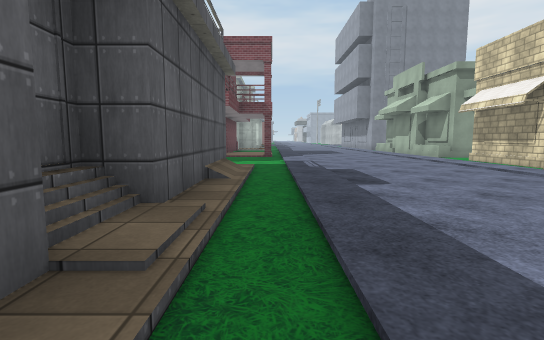
[1] (above)

16 first-person views from a walk through a Unity game level. The camera is 1.4 m above the floor, tilts 6° down and sees 85° across. The floor is counted in squares, 2 m on a side. Each view is taken from the middle of a square. On the plan, view 1 faces up. The plan holds only what a view shows up to about 10 squares ahead; the rest is blank. The place goes on beyond the plan. Some animated figures are left out. Some surface patterns are stand-ins.

[2]
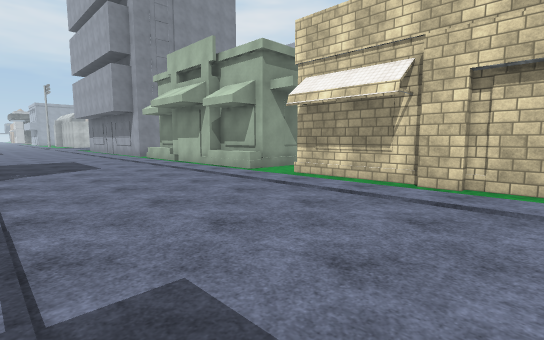

[3]
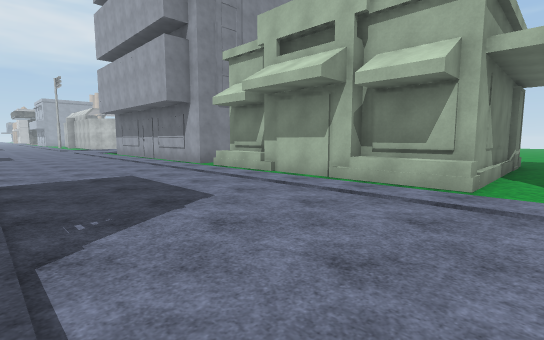

[4]
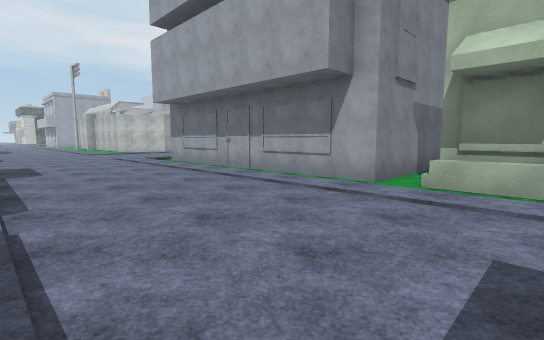

[5]
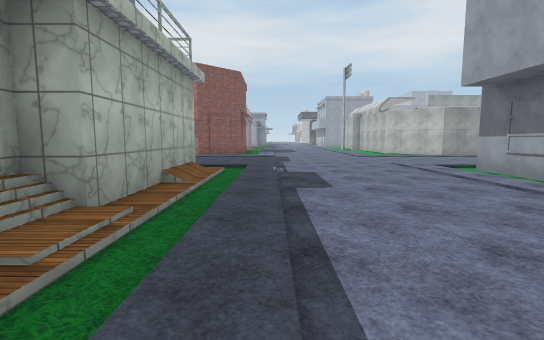

[6]
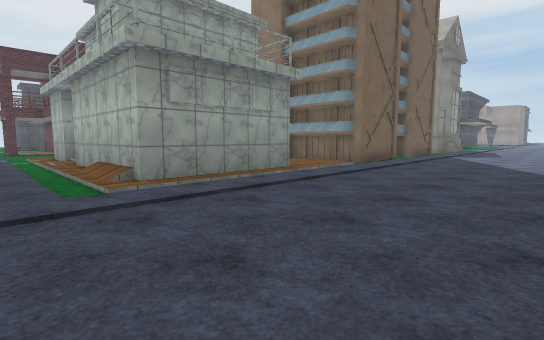

[7]
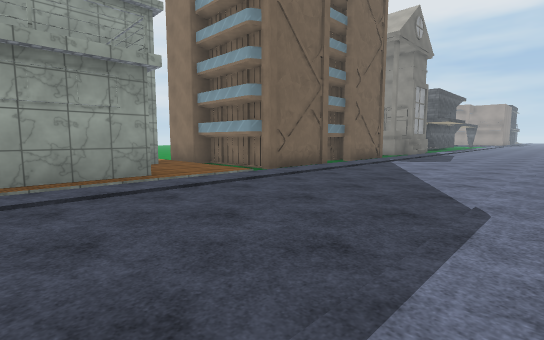

[8]
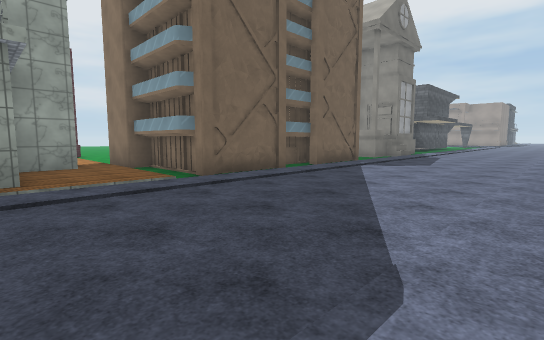

[9]
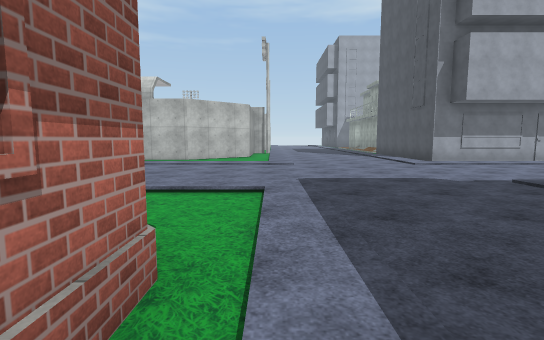

[10]
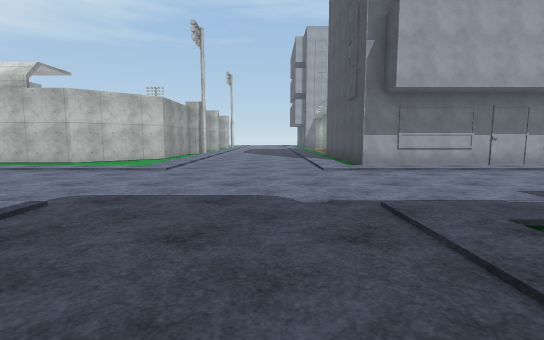

[11]
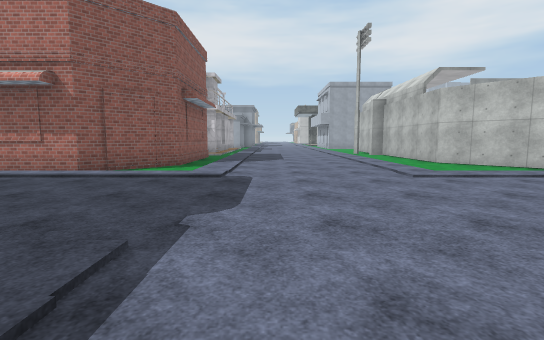

[12]
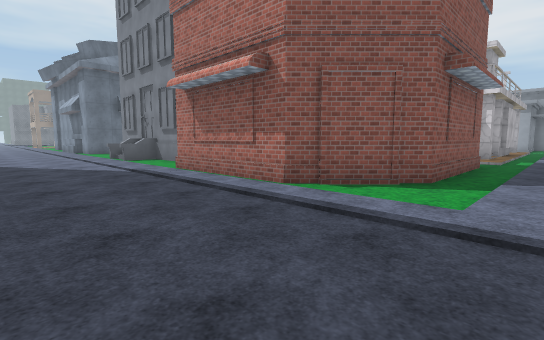

[13]
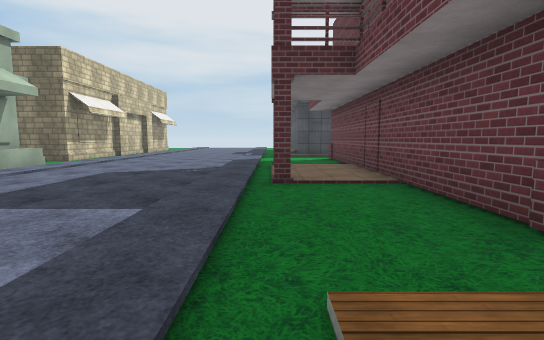

[14]
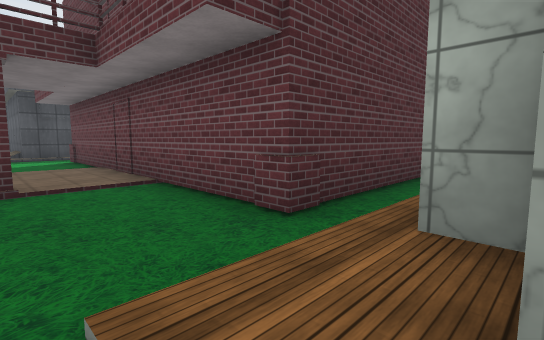

[15]
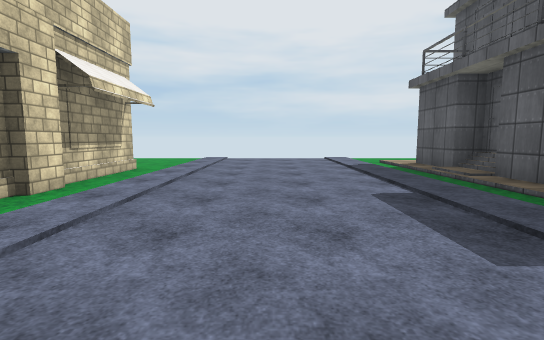

[16]
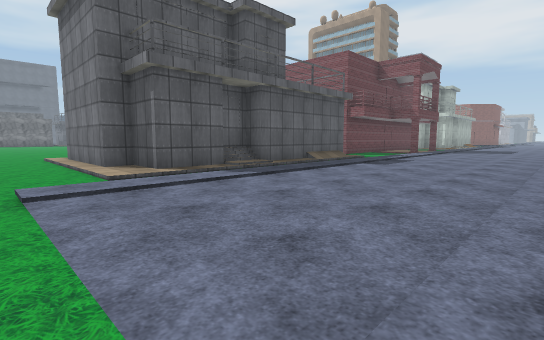

### Floor plan
Key: @ floor where view 1 was taken; # wall or solid block; . main floor; : floor 0.25 m higher than the main floor; / step, stairs or slope; O other object.
Columns run from 16 left of view 1 to 8 right of it. Each row starts with its distance up from view 1.
 36                #.:...:.#
 35                #.:...:.##
 34         #     ##.:...:..#
 33      OO...#####..:...:...
 32   ///////////////:...:///
 31 .........................
 30 .........................
 29  ........................
 28   .......................
 27    //////////////:...:///
 26    OOOOOO.::####.:...:OOO
 25         O.::   #.:...:O
 24         O.::   #.:...:O
 23         O#:#   #.:...:O
 22          #:   ##.:...:O
 21          .:    /.:...:O
 20                #.:...:O
 19               ##.:...:OOO
 18             ////.:...:...
 17           #####..:...:OO
 16               #..:...:OO
 15               #..:...:/O
 14               #.#:...:.O
 13               #..:...:OO
 12               #.#:...:OO
 11               #..:...:.OO
 10               #..:...:...
  9               #..:...:.##
  8               ...:...:.#
  7               ##.:...:.#
  6                #.:...:.#
  5                #.:...:.#
  4                #.:...:.#
  3               ##.:...:.#
  2               #/.:...:.#
  1               ##.:...:.#
  0              ###@:...:..
 -1          /####::.:...:..
 -2          ........:...:..
 -3            ...........

Where each view was taken, in squares from view 1:
view 1: 0 up, 0 right, facing up
view 2: 5 up, 1 right, facing up-right
view 3: 10 up, 1 right, facing up-right
view 4: 16 up, 1 right, facing up-right
view 5: 19 up, 1 right, facing up
view 6: 31 up, 1 right, facing down-left
view 7: 32 up, 2 left, facing down-left
view 8: 32 up, 4 left, facing down-left
view 9: 32 up, 4 left, facing right
view 10: 29 up, 2 left, facing right
view 11: 26 up, 2 right, facing up
view 12: 29 up, 1 right, facing up-left
view 13: 19 up, 0 right, facing down
view 14: 19 up, 0 right, facing down-left
view 15: 8 up, 3 right, facing down
view 16: 3 down, 5 right, facing up-left
